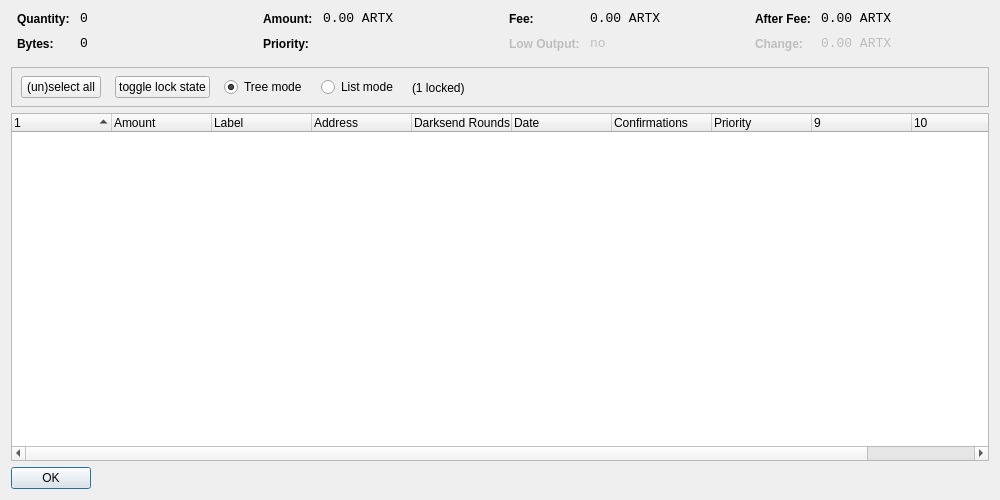
<?xml version="1.0" encoding="UTF-8"?>
<ui version="4.0">
 <class>CoinControlDialog</class>
 <widget class="QDialog" name="CoinControlDialog">
  <property name="geometry">
   <rect>
    <x>0</x>
    <y>0</y>
    <width>1000</width>
    <height>500</height>
   </rect>
  </property>
  <property name="windowTitle">
   <string>Coin Control</string>
  </property>
  <layout class="QVBoxLayout" name="verticalLayout">
   <item>
    <layout class="QHBoxLayout" name="horizontalLayoutTop" stretch="0,0,0,0">
     <property name="topMargin">
      <number>0</number>
     </property>
     <property name="bottomMargin">
      <number>10</number>
     </property>
     <item>
      <layout class="QFormLayout" name="formLayoutCoinControl1">
       <property name="horizontalSpacing">
        <number>10</number>
       </property>
       <property name="verticalSpacing">
        <number>10</number>
       </property>
       <property name="leftMargin">
        <number>6</number>
       </property>
       <property name="rightMargin">
        <number>6</number>
       </property>
       <item row="0" column="0">
        <widget class="QLabel" name="labelCoinControlQuantityText">
         <property name="styleSheet">
          <string notr="true">font-weight:bold;</string>
         </property>
         <property name="text">
          <string>Quantity:</string>
         </property>
        </widget>
       </item>
       <item row="0" column="1">
        <widget class="QLabel" name="labelCoinControlQuantity">
         <property name="font">
          <font>
           <family>Monospace</family>
           <pointsize>10</pointsize>
          </font>
         </property>
         <property name="cursor">
          <cursorShape>IBeamCursor</cursorShape>
         </property>
         <property name="contextMenuPolicy">
          <enum>Qt::ActionsContextMenu</enum>
         </property>
         <property name="text">
          <string notr="true">0</string>
         </property>
         <property name="textInteractionFlags">
          <set>Qt::LinksAccessibleByMouse|Qt::TextSelectableByKeyboard|Qt::TextSelectableByMouse</set>
         </property>
        </widget>
       </item>
       <item row="1" column="0">
        <widget class="QLabel" name="labelCoinControlBytesText">
         <property name="styleSheet">
          <string notr="true">font-weight:bold;</string>
         </property>
         <property name="text">
          <string>Bytes:</string>
         </property>
        </widget>
       </item>
       <item row="1" column="1">
        <widget class="QLabel" name="labelCoinControlBytes">
         <property name="font">
          <font>
           <family>Monospace</family>
           <pointsize>10</pointsize>
          </font>
         </property>
         <property name="cursor">
          <cursorShape>IBeamCursor</cursorShape>
         </property>
         <property name="contextMenuPolicy">
          <enum>Qt::ActionsContextMenu</enum>
         </property>
         <property name="text">
          <string notr="true">0</string>
         </property>
         <property name="textInteractionFlags">
          <set>Qt::LinksAccessibleByMouse|Qt::TextSelectableByKeyboard|Qt::TextSelectableByMouse</set>
         </property>
        </widget>
       </item>
      </layout>
     </item>
     <item>
      <layout class="QFormLayout" name="formLayoutCoinControl2">
       <property name="horizontalSpacing">
        <number>10</number>
       </property>
       <property name="verticalSpacing">
        <number>10</number>
       </property>
       <property name="leftMargin">
        <number>6</number>
       </property>
       <property name="rightMargin">
        <number>6</number>
       </property>
       <item row="0" column="0">
        <widget class="QLabel" name="labelCoinControlAmountText">
         <property name="styleSheet">
          <string notr="true">font-weight:bold;</string>
         </property>
         <property name="text">
          <string>Amount:</string>
         </property>
        </widget>
       </item>
       <item row="0" column="1">
        <widget class="QLabel" name="labelCoinControlAmount">
         <property name="font">
          <font>
           <family>Monospace</family>
           <pointsize>10</pointsize>
          </font>
         </property>
         <property name="cursor">
          <cursorShape>IBeamCursor</cursorShape>
         </property>
         <property name="contextMenuPolicy">
          <enum>Qt::ActionsContextMenu</enum>
         </property>
         <property name="text">
          <string notr="true">0.00 ARTX</string>
         </property>
         <property name="textInteractionFlags">
          <set>Qt::LinksAccessibleByMouse|Qt::TextSelectableByKeyboard|Qt::TextSelectableByMouse</set>
         </property>
        </widget>
       </item>
       <item row="1" column="0">
        <widget class="QLabel" name="labelCoinControlPriorityText">
         <property name="styleSheet">
          <string notr="true">font-weight:bold;</string>
         </property>
         <property name="text">
          <string>Priority:</string>
         </property>
        </widget>
       </item>
       <item row="1" column="1">
        <widget class="QLabel" name="labelCoinControlPriority">
         <property name="font">
          <font>
           <family>Monospace</family>
           <pointsize>10</pointsize>
          </font>
         </property>
         <property name="cursor">
          <cursorShape>IBeamCursor</cursorShape>
         </property>
         <property name="contextMenuPolicy">
          <enum>Qt::ActionsContextMenu</enum>
         </property>
         <property name="text">
          <string/>
         </property>
         <property name="textInteractionFlags">
          <set>Qt::LinksAccessibleByMouse|Qt::TextSelectableByKeyboard|Qt::TextSelectableByMouse</set>
         </property>
        </widget>
       </item>
      </layout>
     </item>
     <item>
      <layout class="QFormLayout" name="formLayoutCoinControl3">
       <property name="horizontalSpacing">
        <number>10</number>
       </property>
       <property name="verticalSpacing">
        <number>10</number>
       </property>
       <property name="leftMargin">
        <number>6</number>
       </property>
       <property name="rightMargin">
        <number>6</number>
       </property>
       <item row="0" column="0">
        <widget class="QLabel" name="labelCoinControlFeeText">
         <property name="styleSheet">
          <string notr="true">font-weight:bold;</string>
         </property>
         <property name="text">
          <string>Fee:</string>
         </property>
        </widget>
       </item>
       <item row="0" column="1">
        <widget class="QLabel" name="labelCoinControlFee">
         <property name="font">
          <font>
           <family>Monospace</family>
           <pointsize>10</pointsize>
          </font>
         </property>
         <property name="cursor">
          <cursorShape>IBeamCursor</cursorShape>
         </property>
         <property name="contextMenuPolicy">
          <enum>Qt::ActionsContextMenu</enum>
         </property>
         <property name="text">
          <string notr="true">0.00 ARTX</string>
         </property>
         <property name="textInteractionFlags">
          <set>Qt::LinksAccessibleByMouse|Qt::TextSelectableByKeyboard|Qt::TextSelectableByMouse</set>
         </property>
        </widget>
       </item>
       <item row="1" column="0">
        <widget class="QLabel" name="labelCoinControlLowOutputText">
         <property name="enabled">
          <bool>false</bool>
         </property>
         <property name="styleSheet">
          <string notr="true">font-weight:bold;</string>
         </property>
         <property name="text">
          <string>Low Output:</string>
         </property>
        </widget>
       </item>
       <item row="1" column="1">
        <widget class="QLabel" name="labelCoinControlLowOutput">
         <property name="enabled">
          <bool>false</bool>
         </property>
         <property name="font">
          <font>
           <family>Monospace</family>
           <pointsize>10</pointsize>
          </font>
         </property>
         <property name="cursor">
          <cursorShape>IBeamCursor</cursorShape>
         </property>
         <property name="contextMenuPolicy">
          <enum>Qt::ActionsContextMenu</enum>
         </property>
         <property name="text">
          <string notr="true">no</string>
         </property>
         <property name="textInteractionFlags">
          <set>Qt::LinksAccessibleByMouse|Qt::TextSelectableByKeyboard|Qt::TextSelectableByMouse</set>
         </property>
        </widget>
       </item>
      </layout>
     </item>
     <item>
      <layout class="QFormLayout" name="formLayoutCoinControl4">
       <property name="horizontalSpacing">
        <number>10</number>
       </property>
       <property name="verticalSpacing">
        <number>10</number>
       </property>
       <property name="leftMargin">
        <number>6</number>
       </property>
       <property name="rightMargin">
        <number>6</number>
       </property>
       <item row="0" column="0">
        <widget class="QLabel" name="labelCoinControlAfterFeeText">
         <property name="styleSheet">
          <string notr="true">font-weight:bold;</string>
         </property>
         <property name="text">
          <string>After Fee:</string>
         </property>
        </widget>
       </item>
       <item row="0" column="1">
        <widget class="QLabel" name="labelCoinControlAfterFee">
         <property name="font">
          <font>
           <family>Monospace</family>
           <pointsize>10</pointsize>
          </font>
         </property>
         <property name="cursor">
          <cursorShape>IBeamCursor</cursorShape>
         </property>
         <property name="contextMenuPolicy">
          <enum>Qt::ActionsContextMenu</enum>
         </property>
         <property name="text">
          <string notr="true">0.00 ARTX</string>
         </property>
         <property name="textInteractionFlags">
          <set>Qt::LinksAccessibleByMouse|Qt::TextSelectableByKeyboard|Qt::TextSelectableByMouse</set>
         </property>
        </widget>
       </item>
       <item row="1" column="0">
        <widget class="QLabel" name="labelCoinControlChangeText">
         <property name="enabled">
          <bool>false</bool>
         </property>
         <property name="styleSheet">
          <string notr="true">font-weight:bold;</string>
         </property>
         <property name="text">
          <string>Change:</string>
         </property>
        </widget>
       </item>
       <item row="1" column="1">
        <widget class="QLabel" name="labelCoinControlChange">
         <property name="enabled">
          <bool>false</bool>
         </property>
         <property name="font">
          <font>
           <family>Monospace</family>
           <pointsize>10</pointsize>
          </font>
         </property>
         <property name="cursor">
          <cursorShape>IBeamCursor</cursorShape>
         </property>
         <property name="contextMenuPolicy">
          <enum>Qt::ActionsContextMenu</enum>
         </property>
         <property name="text">
          <string notr="true">0.00 ARTX</string>
         </property>
         <property name="textInteractionFlags">
          <set>Qt::LinksAccessibleByMouse|Qt::TextSelectableByKeyboard|Qt::TextSelectableByMouse</set>
         </property>
        </widget>
       </item>
      </layout>
     </item>
    </layout>
   </item>
   <item>
    <widget class="QFrame" name="frame">
     <property name="minimumSize">
      <size>
       <width>0</width>
       <height>40</height>
      </size>
     </property>
     <property name="frameShape">
      <enum>QFrame::StyledPanel</enum>
     </property>
     <property name="frameShadow">
      <enum>QFrame::Sunken</enum>
     </property>
     <widget class="QWidget" name="horizontalLayoutWidget">
      <property name="geometry">
       <rect>
        <x>10</x>
        <y>0</y>
        <width>781</width>
        <height>41</height>
       </rect>
      </property>
      <layout class="QHBoxLayout" name="horizontalLayoutPanel" stretch="0,0,0,0,0">
       <property name="spacing">
        <number>14</number>
       </property>
       <item>
        <widget class="QPushButton" name="pushButtonSelectAll">
         <property name="sizePolicy">
          <sizepolicy hsizetype="Maximum" vsizetype="Fixed">
           <horstretch>0</horstretch>
           <verstretch>0</verstretch>
          </sizepolicy>
         </property>
         <property name="text">
          <string>(un)select all</string>
         </property>
        </widget>
       </item>
        <item>
         <widget class="QPushButton" name="pushButtonToggleLock">
          <property name="sizePolicy">
           <sizepolicy hsizetype="Maximum" vsizetype="Fixed">
            <horstretch>0</horstretch>
            <verstretch>0</verstretch>
           </sizepolicy>
          </property>
          <property name="text">
           <string>toggle lock state</string>
          </property>
          <property name="autoDefault">
           <bool>false</bool>
          </property>
         </widget>
        </item>
       <item>
        <widget class="QRadioButton" name="radioTreeMode">
         <property name="sizePolicy">
          <sizepolicy hsizetype="Maximum" vsizetype="Fixed">
           <horstretch>0</horstretch>
           <verstretch>0</verstretch>
          </sizepolicy>
         </property>
         <property name="text">
          <string>Tree mode</string>
         </property>
         <property name="checked">
          <bool>true</bool>
         </property>
        </widget>
       </item>
       <item>
        <widget class="QRadioButton" name="radioListMode">
         <property name="sizePolicy">
          <sizepolicy hsizetype="Maximum" vsizetype="Fixed">
           <horstretch>0</horstretch>
           <verstretch>0</verstretch>
          </sizepolicy>
         </property>
         <property name="text">
          <string>List mode</string>
         </property>
        </widget>
       </item>
        <item>
         <widget class="QLabel" name="labelLocked">
          <property name="text">
           <string>(1 locked)</string>
          </property>
         </widget>
        </item>
       <item>
        <spacer name="horizontalSpacer">
         <property name="orientation">
          <enum>Qt::Horizontal</enum>
         </property>
         <property name="sizeHint" stdset="0">
          <size>
           <width>40</width>
           <height>20</height>
          </size>
         </property>
        </spacer>
       </item>
      </layout>
     </widget>
    </widget>
   </item>
   <item>
    <widget class="CoinControlTreeWidget" name="treeWidget">
     <property name="contextMenuPolicy">
      <enum>Qt::CustomContextMenu</enum>
     </property>
     <property name="sortingEnabled">
      <bool>false</bool>
     </property>
     <property name="columnCount">
      <number>11</number>
     </property>
     <attribute name="headerShowSortIndicator" stdset="0">
      <bool>true</bool>
     </attribute>
     <attribute name="headerStretchLastSection">
      <bool>false</bool>
     </attribute>
     <column>
      <property name="text">
       <string/>
      </property>
     </column>
     <column>
      <property name="text">
       <string>Amount</string>
      </property>
     </column>
     <column>
      <property name="text">
       <string>Label</string>
      </property>
     </column>
     <column>
      <property name="text">
       <string>Address</string>
      </property>
     </column>
     <column>
      <property name="text">
       <string>Darksend Rounds</string>
      </property>
    </column>
     <column>
      <property name="text">
       <string>Date</string>
      </property>
     </column>
     <column>
      <property name="text">
       <string>Confirmations</string>
      </property>
      <property name="toolTip">
       <string>Confirmed</string>
      </property>
     </column>
     <column>
      <property name="text">
       <string>Priority</string>
      </property>
     </column>
     <column>
      <property name="text">
       <string/>
      </property>
     </column>
     <column>
      <property name="text">
       <string/>
      </property>
     </column>
     <column>
      <property name="text">
       <string/>
      </property>
     </column>
     <column>
      <property name="text">
       <string/>
      </property>
     </column>
    </widget>
   </item>
   <item>
    <widget class="QDialogButtonBox" name="buttonBox">
     <property name="sizePolicy">
      <sizepolicy hsizetype="Maximum" vsizetype="Fixed">
       <horstretch>0</horstretch>
       <verstretch>0</verstretch>
      </sizepolicy>
     </property>
     <property name="orientation">
      <enum>Qt::Horizontal</enum>
     </property>
     <property name="standardButtons">
      <set>QDialogButtonBox::Ok</set>
     </property>
    </widget>
   </item>
  </layout>
 </widget>
 <customwidgets>
  <customwidget>
   <class>CoinControlTreeWidget</class>
   <extends>QTreeWidget</extends>
   <header>coincontroltreewidget.h</header>
  </customwidget>
 </customwidgets>
 <resources/>
 <connections/>
</ui>
